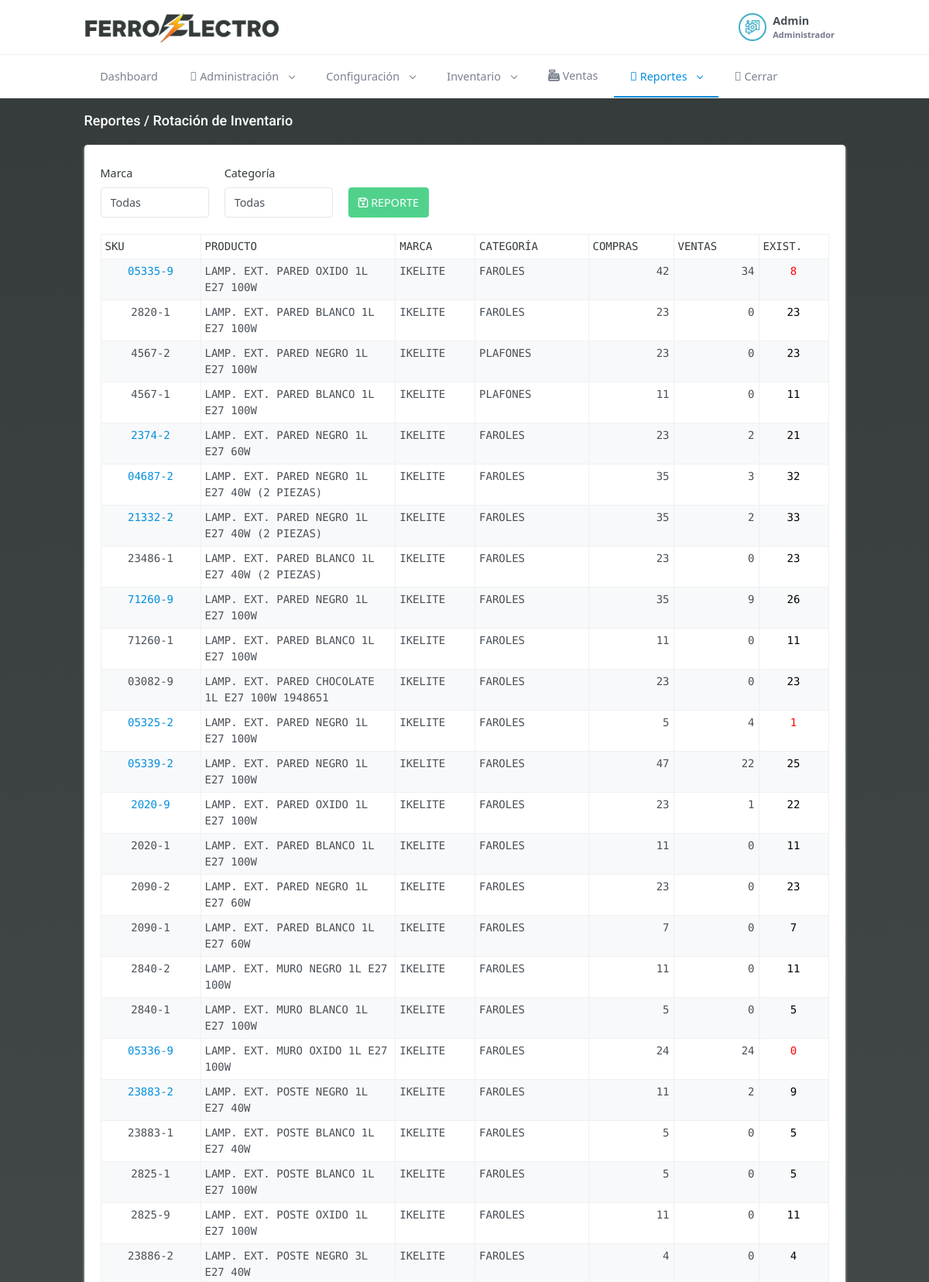
Screenshot of /index.php/reportes/rotacion (signed in, upper part) with the database file from the repository.
### tables this page shows
CREATE TABLE `productos` (
  `id` int(11) NOT NULL,
  `sku` varchar(50) NOT NULL,
  `nombreproducto` varchar(300) NOT NULL,
  `descripcion` text NOT NULL,
  `proveedorid` int(11) NOT NULL,
  `categoriaid` int(11) NOT NULL,
  `marcaid` int(11) NOT NULL,
  `peso` float(10,2) NOT NULL,
  `cantmin` int(11) NOT NULL,
  `FOB` float(10,2) NOT NULL,
  `costo` float(10,2) NOT NULL,
  `venta` float(10,2) NOT NULL,
  `created_at` timestamp NOT NULL DEFAULT current_timestamp(),
  `updated_at` timestamp NOT NULL DEFAULT current_timestamp(),
  `status` int(11) NOT NULL DEFAULT 1
);

CREATE TABLE `marcas` (
  `id` int(11) NOT NULL,
  `marca` varchar(200) NOT NULL,
  `status` int(11) NOT NULL DEFAULT 1
);

CREATE TABLE `categorias` (
  `id` int(11) NOT NULL,
  `categoria` varchar(200) NOT NULL,
  `status` int(11) NOT NULL DEFAULT 1
);

### application/controllers/reportes/Rotacion.php (called while the page is built, shortened)
<?php
class Rotacion extends CI_Controller {
	public function index()
	{
        $d['title'] = 'Reportes';
        $h['title'] =  $d['title'];
		$d['msg'] = '';
		$marca = 0;
		$categoria = 0;
		$d['marcaURL'] = $marca;
		$d['categoriaURL'] = $categoria;
		$d['productos'] = $this->model->all_productos_all_status_filtro($marca, $categoria);
		$d['categorias'] = $this->model->all_categorias_activa();
		$d['marcas'] = $this->model->all_marcas();
        $this->load->view('header_view', $h);
		$this->load->view('reportes/rotacion_view', $d);
        $this->load->view('footer_view', $h);
	}
}

### index.php (called while the page is built, shortened)
<?php
require_once BASEPATH.'core/CodeIgniter.php';

### application/models/Model.php (called while the page is built, shortened)
<?php
class Model extends CI_Model
{
  public function all_productos_all_status_filtro($marca, $categoria){
    $str = 'productos.id idpr, productos.sku, productos.nombreproducto, productos.descripcion, productos.proveedorid, productos.categoriaid, productos.costo, productos.venta, productos.marcaid, productos.status statusprod, productos.peso, productos.cantmin, productos.fob, ';
    $str .= 'categorias.id idcat, categorias.categoria, categorias.status statcat, ';
    $str .= 'marcas.id idmarca, marcas.marca, marcas.status statusmarca';
    if(($marca == 0) && ($categoria == 0)){
      $q= $this
        ->db
        ->select($str)
	      ->from('productos')
        ->join('categorias', 'categorias.id = productos.categoriaid')
        ->join('marcas', 'marcas.id = productos.marcaid')
        ->get();
    }
    if($q->num_rows() > 0) {
      return $q->result_array();
    }
    return array();
  }
  public function all_productos_id_sold($idp){
    $q= $this
        ->db
        ->select("*")
	      ->from('inventario')
        ->where('idproducto', $idp)
        ->where('idventa >', 0)
        ->count_all_results();
    return $q;
  }
  public function get_all_productos_iventario($idp){
    $q= $this
        ->db
        ->select("*")
	      ->from('inventario')
        ->where('idproducto', $idp)
        ->count_all_results();
    return $q;
  }
}

### application/views/reportes/rotacion_view.php (the view, shortened to what this page needs)
<div class="main-content">
    <div class="page-content">
        <div class="container-fluid">
            <div class="row">
                <div class="col-12">
                    <div class="page-title-box d-flex align-items-center justify-content-between">
                        <h4 class="mb-0"><?= $title . ' / Rotación de Inventario' ?></h4>
                    </div>
                </div>
            </div>
            <div class="row">
                <div class="col-xl-12">
                    <div class="card card-h-100">
                        <div class="card-body">
                            <form method="POST" class="form">
                                <div class="row">
                                    <div class="form-group col-md-2">
                                        <label for="nombre">Marca</label>
                                        <select class="form-control" placeholder="Seleccionar Marca..." autocomplete="off" name="marcaid">
                                            <option value="<?= ($marcaURL == 0)?'selected="selected"':'' ?>">Todas</option>
                                        </select>
                                    </div>
                                    <div class="form-group col-md-2">
                                        <label for="nombre">Categoría</label>
                                        <select class="form-control" placeholder="Seleccionar Categoría..." autocomplete="off" name="categoriaid">
                                            <option  value="<?= ($categoriaURL == 0)?'selected="selected"':'' ?>">Todas</option>
                                        </select>
                                    </div>
                                    <div class="form-group col-md-2">
                                        <label for="" style="color: #fff;">....</label>
                                        <br>
                                        <button class="btn btn-success btn-block" type="submit" name="filtrar"><i class="fa fa-save"></i> REPORTE</button>
                                    </div>
                                </div>
                            </form>
                            <br>
                            <div class="table-responsive">
                                <table id="reporteDatatable" class="table table-striped table-bordered table-condensed table-hovered" style="width:100%">
                                    <thead>
                                        <tr>
                                            <th>SKU</th>
                                            <th>PRODUCTO</th>
                                            <th>MARCA</th>
                                            <th>CATEGORÍA</th>
                                            <th>COMPRAS</th>
                                            <th>VENTAS</th>
                                            <th>EXIST.</th>
                                        </tr>
                                    </thead>
                                    <tbody>
                                        <?php
                                        foreach($productos as $p){
                                            $ventasTotal = $this->model->all_productos_id_sold($p['idpr']);
                                        ?>
                                        <tr>
                                            <td style="width: 90px; text-align: center;">
                                                <?php
                                                if($ventasTotal > 0){
                                                ?>
                                                <a href="<?= base_url('reportes/rotacion/historial_rotacion/' . $p['idpr']) ?>"><?= $p['sku'] ?></a>
                                                <?php
                                                }elseif($ventasTotal == 0){
                                                ?>
                                                <?= $p['sku'] ?>
                                                <?php
                                                }
                                                ?>
                                            </td>
                                            <td><?= $p['nombreproducto'] ?></td>
                                            <td><?= $p['marca'] ?></td>
                                            <td><?= $p['categoria'] ?></td>
                                            <td style="width: 110px; text-align: right;">
                                            <?php
                                            $comprasTotal = $this->model->get_all_productos_iventario($p['idpr']);
                                            echo $comprasTotal;
                                            ?>
                                            </td>
                                            <td style="width: 110px; text-align: right;">
                                            <?php
                                            echo $ventasTotal;
                                            $exist = $comprasTotal - $ventasTotal;
                                            ?>
                                            </td>
                                            <td style="width: 90px; text-align: center; color:<?= ($exist <= $p['cantmin'])?'red':'black' ?>;"><?= $exist ?></td>
                                        </tr>
                                        <?php
                                        }
                                        ?>
                                    </tbody>
                                </table>
                            </div>
                        </div>
                    </div>
                </div>
            </div>
        </div>
    </div>

### assets/login/css/login.css (style rules this page uses)
#bodyall { background: #343b3a; background: -moz-linear-gradient(180deg, #343b3a 0%, #5a5f5f 52%, rgba(255,255,255,1) 100%); background: -webkit-linear-gradient(180deg, #343b3a 0%, #5a5f5f 52%, rgba(255,255,255,1) 100%); background: linear-gradient(180deg, #343b3a 0%, #5a5f5f 52%, rgba(255,255,255,1) 100%); filter: progid:DXImageTransform.Microsoft.gradient(startColorstr="#343b3a",endColorstr="#ffffff",GradientType=1); }
.page-title-box > h4 { color: #fff !important; }
label, th { color: #343b3a; }

### application/views/header_view.php (style rules this page uses)
label { margin-top: 5px; }

### application/views/reportes/rotacion_view.php (style rules this page uses)
table { font-family: 'Source Code Pro', monospace; font-size: 14px; }
.table > :not(caption) > * > * { padding: 5px; }

### rows the page displays
productos: sku "05335-9", nombreproducto "LAMP. EXT. PARED OXIDO 1L E27 100W", marcaid.marca "IKELITE", categoriaid.categoria "FAROLES", comprasTotal "42", ventasTotal "34", exist "8"
productos: sku "2820-1", nombreproducto "LAMP. EXT. PARED BLANCO 1L E27 100W", marcaid.marca "IKELITE", categoriaid.categoria "FAROLES", comprasTotal "23", ventasTotal "0", exist "23"
productos: sku "4567-2", nombreproducto "LAMP. EXT. PARED NEGRO 1L E27 100W", marcaid.marca "IKELITE", categoriaid.categoria "PLAFONES", comprasTotal "23", ventasTotal "0", exist "23"
productos: sku "4567-1", nombreproducto "LAMP. EXT. PARED BLANCO 1L E27 100W", marcaid.marca "IKELITE", categoriaid.categoria "PLAFONES", comprasTotal "11", ventasTotal "0", exist "11"
productos: sku "2374-2", nombreproducto "LAMP. EXT. PARED NEGRO 1L E27 60W", marcaid.marca "IKELITE", categoriaid.categoria "FAROLES", comprasTotal "23", ventasTotal "2", exist "21"
productos: sku "04687-2", nombreproducto "LAMP. EXT. PARED NEGRO 1L E27 40W (2 PIEZAS)", marcaid.marca "IKELITE", categoriaid.categoria "FAROLES", comprasTotal "35", ventasTotal "3", exist "32"
productos: sku "21332-2", nombreproducto "LAMP. EXT. PARED NEGRO 1L E27 40W (2 PIEZAS)", marcaid.marca "IKELITE", categoriaid.categoria "FAROLES", comprasTotal "35", ventasTotal "2", exist "33"
productos: sku "23486-1", nombreproducto "LAMP. EXT. PARED BLANCO 1L E27 40W (2 PIEZAS)", marcaid.marca "IKELITE", categoriaid.categoria "FAROLES", comprasTotal "23", ventasTotal "0", exist "23"
productos: sku "71260-9", nombreproducto "LAMP. EXT. PARED NEGRO 1L E27 100W", marcaid.marca "IKELITE", categoriaid.categoria "FAROLES", comprasTotal "35", ventasTotal "9", exist "26"
productos: sku "71260-1", nombreproducto "LAMP. EXT. PARED BLANCO 1L E27 100W", marcaid.marca "IKELITE", categoriaid.categoria "FAROLES", comprasTotal "11", ventasTotal "0", exist "11"
productos: sku "03082-9", nombreproducto "LAMP. EXT. PARED CHOCOLATE 1L E27 100W 1948651", marcaid.marca "IKELITE", categoriaid.categoria "FAROLES", comprasTotal "23", ventasTotal "0", exist "23"
productos: sku "05325-2", nombreproducto "LAMP. EXT. PARED NEGRO 1L E27 100W", marcaid.marca "IKELITE", categoriaid.categoria "FAROLES", comprasTotal "5", ventasTotal "4", exist "1"
productos: sku "05339-2", nombreproducto "LAMP. EXT. PARED NEGRO 1L E27 100W", marcaid.marca "IKELITE", categoriaid.categoria "FAROLES", comprasTotal "47", ventasTotal "22", exist "25"
productos: sku "2020-9", nombreproducto "LAMP. EXT. PARED OXIDO 1L E27 100W", marcaid.marca "IKELITE", categoriaid.categoria "FAROLES", comprasTotal "23", ventasTotal "1", exist "22"
productos: sku "2020-1", nombreproducto "LAMP. EXT. PARED BLANCO 1L E27 100W", marcaid.marca "IKELITE", categoriaid.categoria "FAROLES", comprasTotal "11", ventasTotal "0", exist "11"
productos: sku "2090-2", nombreproducto "LAMP. EXT. PARED NEGRO 1L E27 60W", marcaid.marca "IKELITE", categoriaid.categoria "FAROLES", comprasTotal "23", ventasTotal "0", exist "23"
productos: sku "2090-1", nombreproducto "LAMP. EXT. PARED BLANCO 1L E27 60W", marcaid.marca "IKELITE", categoriaid.categoria "FAROLES", comprasTotal "7", ventasTotal "0", exist "7"
productos: sku "2840-2", nombreproducto "LAMP. EXT. MURO NEGRO 1L E27 100W", marcaid.marca "IKELITE", categoriaid.categoria "FAROLES", comprasTotal "11", ventasTotal "0", exist "11"
productos: sku "2840-1", nombreproducto "LAMP. EXT. MURO BLANCO 1L E27 100W", marcaid.marca "IKELITE", categoriaid.categoria "FAROLES", comprasTotal "5", ventasTotal "0", exist "5"
productos: sku "05336-9", nombreproducto "LAMP. EXT. MURO OXIDO 1L E27 100W", marcaid.marca "IKELITE", categoriaid.categoria "FAROLES", comprasTotal "24", ventasTotal "24", exist "0"
productos: sku "23883-2", nombreproducto "LAMP. EXT. POSTE NEGRO 1L E27 40W", marcaid.marca "IKELITE", categoriaid.categoria "FAROLES", comprasTotal "11", ventasTotal "2", exist "9"
productos: sku "23883-1", nombreproducto "LAMP. EXT. POSTE BLANCO 1L E27 40W", marcaid.marca "IKELITE", categoriaid.categoria "FAROLES", comprasTotal "5", ventasTotal "0", exist "5"
productos: sku "2825-1", nombreproducto "LAMP. EXT. POSTE BLANCO 1L E27 100W", marcaid.marca "IKELITE", categoriaid.categoria "FAROLES", comprasTotal "5", ventasTotal "0", exist "5"
productos: sku "2825-9", nombreproducto "LAMP. EXT. POSTE OXIDO 1L E27 100W", marcaid.marca "IKELITE", categoriaid.categoria "FAROLES", comprasTotal "11", ventasTotal "0", exist "11"
productos: sku "23886-2", nombreproducto "LAMP. EXT. POSTE NEGRO 3L E27 40W", marcaid.marca "IKELITE", categoriaid.categoria "FAROLES", comprasTotal "4", ventasTotal "0", exist "4"

### other values shown
$_SESSION['nombre'] "Admin"
$_SESSION['rolname'] "Administrador"
$title "Reportes"
